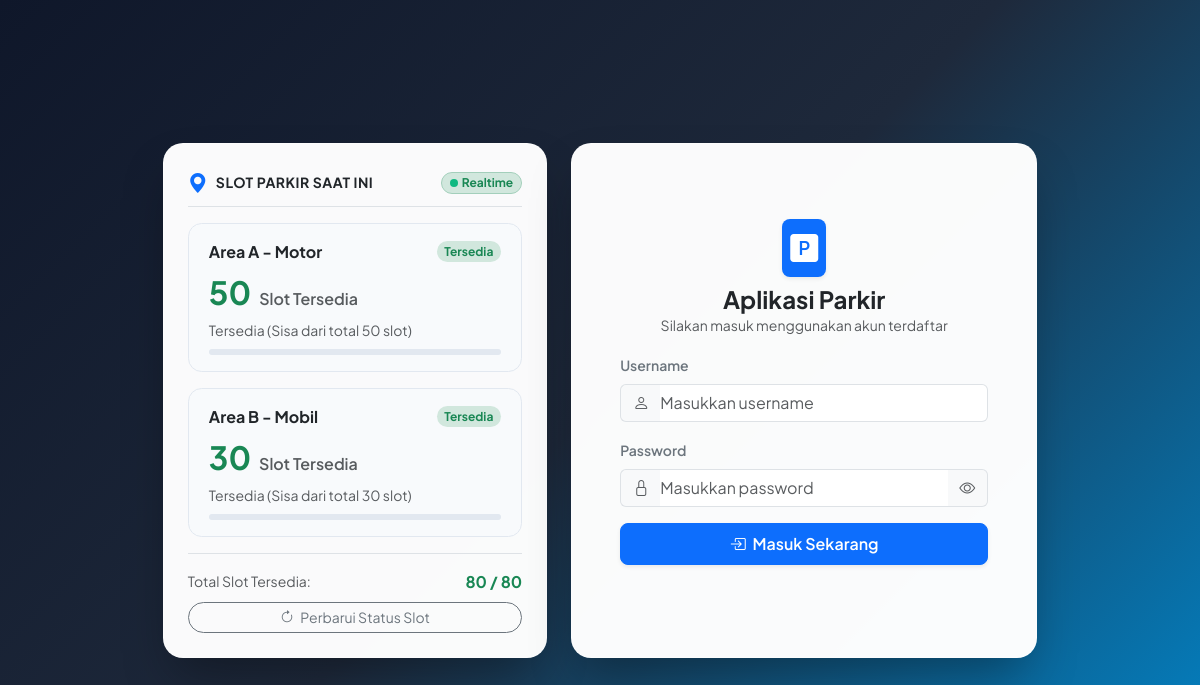
The page /login.php on the database its author committed.
### tables this page shows
CREATE TABLE IF NOT EXISTS `tb_area_parkir` (
  `id_area` int(11) NOT NULL AUTO_INCREMENT,
  `nama_area` varchar(50) NOT NULL,
  `kapasitas` int(5) NOT NULL,
  `terisi` int(5) NOT NULL DEFAULT 0,
  PRIMARY KEY (`id_area`)
);

### config/helper.php (called while the page is built, shortened)
<?php
function base_url($path = '') {
    $protocol = (!empty($_SERVER['HTTPS']) && $_SERVER['HTTPS'] !== 'off' || $_SERVER['SERVER_PORT'] == 443) ? "https://" : "http://";
    $host = $_SERVER['HTTP_HOST'] ?? 'localhost';
    $script_dir = str_replace('\\', '/', dirname($_SERVER['SCRIPT_NAME']));
    $base_dir = '';
    $url = $protocol . $host . $base_dir;
    return rtrim($url, '/') . '/' . ltrim($path, '/');
}
function e($str) {
    return htmlspecialchars($str ?? '', ENT_QUOTES, 'UTF-8');
}

### login.php (the view, shortened to what this page needs)
<?php
require_once __DIR__ . '/config/helper.php';
require_once __DIR__ . '/config/auth.php';
$stmt_area = $pdo->query("SELECT * FROM tb_area_parkir ORDER BY id_area ASC");
$areas = $stmt_area->fetchAll();
$total_kapasitas = 0;
$total_terisi = 0;
foreach ($areas as $a) {
    $total_kapasitas += (int)$a['kapasitas'];
    $total_terisi += (int)$a['terisi'];
}
$total_tersedia = max(0, $total_kapasitas - $total_terisi);
?>
<!DOCTYPE html>
<html lang="id">
<head>
    <link href="https://cdn.jsdelivr.net/npm/bootstrap@5.3.2/dist/css/bootstrap.min.css" rel="stylesheet">
    <link href="https://cdn.jsdelivr.net/npm/bootstrap-icons@1.11.3/font/bootstrap-icons.min.css" rel="stylesheet">
    <link rel="stylesheet" href="<?= base_url('assets/css/style.css') ?>">
</head>
<body>
<div class="container" style="max-width: 980px;">
    <div class="row g-4 align-items-stretch justify-content-center">
        <div class="col-md-6 col-lg-5">
            <div class="app-panel-card p-4 h-100 d-flex flex-column justify-content-between">
                <div>
                    <div class="d-flex justify-content-between align-items-center mb-3 pb-2 border-bottom">
                        <div class="d-flex align-items-center gap-2">
                            <i class="bi bi-geo-alt-fill text-primary fs-5"></i>
                            <span class="fw-bold text-dark text-uppercase small" style="letter-spacing: 0.5px;">SLOT PARKIR SAAT INI</span>
                        </div>
                        <span class="badge bg-success-subtle text-success border border-success-subtle rounded-pill px-2 py-1 small d-flex align-items-center gap-1">
                            <span class="live-dot"></span>
                            <span>Realtime</span>
                        </span>
                    </div>
                    <div class="d-flex flex-column gap-3 mb-3">
                        <?php foreach ($areas as $area):
                            $kapasitas = (int)$area['kapasitas'];
                            $terisi = (int)$area['terisi'];
                            $sisa = max(0, $kapasitas - $terisi);
                            $is_full = ($sisa <= 0);
                        ?>
                        <div class="slot-item-box">
                            <div class="d-flex justify-content-between align-items-center mb-1">
                                <span class="fw-bold text-dark fs-6"><?= e($area['nama_area']) ?></span>
                                <span class="badge <?= $is_full ? 'bg-danger-subtle text-danger' : 'bg-success-subtle text-success' ?> rounded-pill small">
                                    <?= $is_full ? 'Penuh' : 'Tersedia' ?>
                                </span>
                            </div>
                            <div class="d-flex align-items-baseline gap-2 my-1">
                                <span class="fs-2 fw-bold <?= $is_full ? 'text-danger' : 'text-success' ?>"><?= $sisa ?></span>
                                <span class="text-muted fw-semibold">Slot Tersedia</span>
                            </div>
                            <div class="text-muted small mb-2">
                                <?php if ($is_full): ?>
                                    <span class="text-danger fw-semibold">Kapasitas penuh (<?= $terisi ?> dari <?= $kapasitas ?> terisi)</span>
                                <?php else: ?>
                                    Tersedia (Sisa dari total <?= $kapasitas ?> slot)
                                <?php endif; ?>
                            </div>
                            <div class="progress" style="height: 6px; background-color: #e2e8f0;">
                            </div>
                        </div>
                        <?php endforeach; ?>
                    </div>
                </div>
                <div class="pt-3 border-top mt-auto">
                    <div class="d-flex justify-content-between align-items-center text-muted small mb-2">
                        <span>Total Slot Tersedia:</span>
                        <strong class="text-success fs-6"><?= $total_tersedia ?> / <?= $total_kapasitas ?></strong>
                    </div>
                    <button type="button" onclick="location.reload()" class="btn btn-sm btn-outline-secondary w-100 rounded-pill">
                        <i class="bi bi-arrow-clockwise me-1"></i> Perbarui Status Slot
                    </button>
                </div>
            </div>
        </div>
        <div class="col-md-6 col-lg-6">
            <div class="app-panel-card p-4 p-md-5 h-100 d-flex flex-column justify-content-center">
                <div>
                    <div class="text-center mb-3">
                        <div class="d-inline-flex align-items-center justify-content-center bg-primary text-white rounded-3 p-2 mb-2 shadow-sm">
                            <i class="bi bi-p-square-fill fs-3"></i>
                        </div>
                        <h4 class="fw-bold text-dark mb-0">Aplikasi Parkir</h4>
                        <small class="text-muted">Silakan masuk menggunakan akun terdaftar</small>
                    </div>
                    <form method="POST" action="">
                        <div class="mb-3">
                            <label class="form-label small fw-semibold text-secondary">Username</label>
                            <div class="input-group">
                                <span class="input-group-text bg-light text-muted border-end-0">
                                    <i class="bi bi-person"></i>
                                </span>
                                <input type="text" name="username" id="usernameInput" class="form-control border-start-0 ps-0" placeholder="Masukkan username" required autofocus value="<?= e($_POST['username'] ?? '') ?>">
                            </div>
                        </div>
                        <div class="mb-3">
                            <label class="form-label small fw-semibold text-secondary">Password</label>
                            <div class="input-group">
                                <span class="input-group-text bg-light text-muted border-end-0">
                                    <i class="bi bi-lock"></i>
                                </span>
                                <input type="password" name="password" id="passwordInput" class="form-control border-start-0 border-end-0 ps-0" placeholder="Masukkan password" required>
                                <button type="button" class="input-group-text bg-light border-start-0 text-muted" id="togglePassword">
                                    <i class="bi bi-eye" id="eyeIcon"></i>
                                </button>
                            </div>
                        </div>
                        <button type="submit" class="btn btn-primary w-100 py-2 fw-semibold rounded-3 shadow-sm mb-3">
                            <i class="bi bi-box-arrow-in-right me-1"></i> Masuk Sekarang
                        </button>
                    </form>
                </div>
            </div>
        </div>
    </div>
</div>
</body>
</html>

### assets/css/style.css (style rules this page uses)
:root { --primary-color: #2563eb; --primary-hover: #1d4ed8; --secondary-color: #64748b; --success-color: #10b981; --warning-color: #f59e0b; --danger-color: #ef4444; --info-color: #06b6d4; --dark-color: #0f172a; --sidebar-bg: #0f172a; --sidebar-color: #94a3b8; --sidebar-active-bg: #1e293b; --sidebar-active-text: #ffffff; --body-bg: #f1f5f9; --card-shadow: 0 4px 6px -1px rgba(0, 0, 0, 0.05), 0 2px 4px -2px rgba(0, 0, 0, 0.05); }
body { font-family: 'Segoe UI', system-ui, -apple-system, BlinkMacSystemFont, Roboto, sans-serif; background-color: var(--body-bg); color: #1e293b; min-height: 100vh; }

### login.php (style rules this page uses)
body { font-family: 'Plus Jakarta Sans', sans-serif; background: linear-gradient(135deg, #0f172a 0%, #1e293b 50%, #0284c7 100%); min-height: 100vh; display: flex; align-items: center; justify-content: center; padding: 1.5rem 1rem; }
.app-panel-card { background: rgba(255, 255, 255, 0.98); border-radius: 1.25rem; box-shadow: 0 25px 50px -12px rgba(0, 0, 0, 0.35); border: 1px solid rgba(255, 255, 255, 0.25); overflow: hidden; }
.slot-item-box { background: #f8fafc; border: 1px solid #e2e8f0; border-radius: 0.85rem; padding: 1rem 1.25rem; transition: all 0.2s ease; }
.live-dot { display: inline-block; width: 8px; height: 8px; border-radius: 50%; background-color: #10b981; box-shadow: 0 0 0 0 rgba(16, 185, 129, 0.7); animation: pulse-dot 1.6s infinite; }

### rows shown on the page
tb_area_parkir: nama_area "Area A - Motor", terisi "Tersedia", kapasitas "50"
tb_area_parkir: nama_area "Area B - Mobil", terisi "Tersedia", kapasitas "30"

### other values the page prints
$total_tersedia "80"
$total_kapasitas "80"
